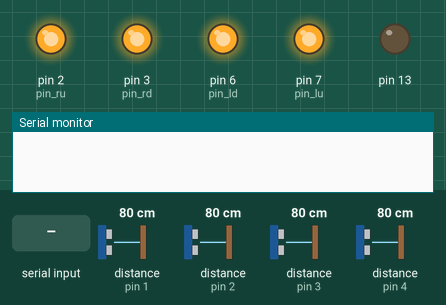
Simulated run of this sketch. Board: Arduino Uno, built with avr-gcc and run on an emulated ATmega328P. On the bench: output pins drawn as LEDs (lit = HIGH), the last lines printed to the serial monitor. The test bench sets the inputs (shaded band); at power-on: distance to the obstacle (sensors on pin 1, pin 2, pin 3, pin 4) 80 cm.

Above: at 2.7 s.
2.8 s: "Obstaculo\n" received over Serial
At 3.5 s:
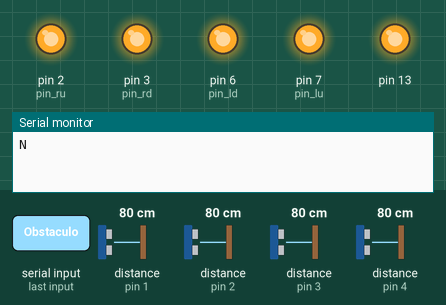
4.4 s: "Seguidor\n" received over Serial
At 5.9 s:
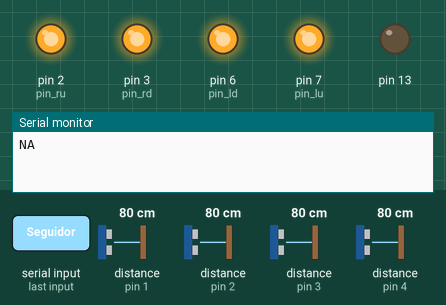
Timing chart, 0 to 7.4 s (numbered marks = the images above; inputs shaded):
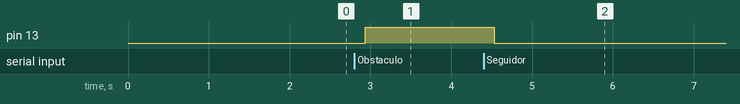

The sketch:

obstaculo_con_tof_actu.ino
```cpp
#include <Wire.h>
#include <VL53L0X.h>
#include <Servo.h>

VL53L0X sensor_ru;
VL53L0X sensor_rd;
VL53L0X sensor_lu;
VL53L0X sensor_ld;

int a;
int b;
int c;
int d;

bool detectar = false;

int pin_ru = 2;
int pin_rd = 3;

int pin_lu = 7;
int pin_ld = 6;

String st1;

void setup() {
  // Begin the Serial at 9600 Baud
  Serial.begin(115200);
  pinMode(13,OUTPUT);

////////////////////////////////////////////////////

 pinMode(pin_lu, OUTPUT);
  pinMode(pin_ld, OUTPUT);
  pinMode(pin_rd, OUTPUT);
  pinMode(pin_ru, OUTPUT);
  digitalWrite(pin_ru, LOW);
  digitalWrite(pin_rd, LOW);
  digitalWrite(pin_ld, LOW);
  digitalWrite(pin_lu, LOW);

  delay(500);
  Wire.begin();
  // Serial.begin (9600);

  digitalWrite(pin_ru, HIGH);
  delay(150);
  // Serial.println("00");
  sensor_ru.init(true);

  // Serial.println("01");
  delay(100);
  sensor_ru.setAddress((uint8_t)01);
  // Serial.println("02");

  digitalWrite(pin_rd, HIGH);
  delay(150);
  sensor_rd.init(true);
  // Serial.println("03");
  delay(100);
  sensor_rd.setAddress((uint8_t)02);
  // Serial.println("04");

  digitalWrite(pin_ld, HIGH);
  delay(150);
  sensor_ld.init(true);
  // Serial.println("05");
  delay(100);
  sensor_ld.setAddress((uint8_t)03);
  // Serial.println("06");

  digitalWrite(pin_lu, HIGH);
  delay(150);
  // Serial.println("07");
  sensor_lu.init(true);

  // Serial.println("08");
  delay(100);
  sensor_lu.setAddress((uint8_t)04);
  // Serial.println("09");

  sensor_ru.startContinuous();
  sensor_rd.startContinuous();
  sensor_ld.startContinuous();
  sensor_lu.startContinuous();

/////////////////////////////////////////////////////

}

void loop() {
  if (Serial.available() > 0) {
    st1 = Serial.readStringUntil('\n'); //Read the serial data and store in var
    st1.trim();
    if(st1 == "Seguidor" || st1 == "Obstaculo"){
      detectar = true;
    }
    else{
      detectar = false;
    }
  }

  while (Serial.available() == 0){
    if (detectar){
      update();
      if (st1 == "Seguidor"){ // Preguntar con los sensores de abajo y medio
        digitalWrite(13,LOW);
        if((a > 100) && (b > 100)){
          Serial.write('A');  // Andar
        }
        if((a < 100) || (b < 100)){
          Serial.write('F');  // Frenar
        }
      }
      if (st1 == "Obstaculo"){ // Preguntar con cualquier sensor
        digitalWrite(13,HIGH);
        if((a > 200) && (b > 200)){
          Serial.write('N');  // No Detecta
        }
        else if((a < 65) || (b < 65)){
          Serial.write('R');  // Re Cerca
        }
        else if((a < 80) && (b < 80)){
          Serial.write('C');  // Cerca
        }
        else if((a < 100) && (b < 100)){
          Serial.write('S');  // Siempre
        }
        else if((a < 140) && (b < 140)){
          Serial.write('L');  // Lejos
        }
        else if((a < 180) && (b < 180)){
          Serial.write('M');  // Muy lejos
        }
      }
    }
    detectar = false;
    break;
  }
}


void update(){
  a = sensor_ru.readRangeContinuousMillimeters();
  b = sensor_lu.readRangeContinuousMillimeters();
  c = sensor_rd.readRangeContinuousMillimeters();
  d = sensor_ld.readRangeContinuousMillimeters();

}
```

Measured:
- after the input at 2.8 s, pin 13: LOW → HIGH after 0.13 s
- after the input at 4.4 s, pin 13: HIGH → LOW after 0.13 s
